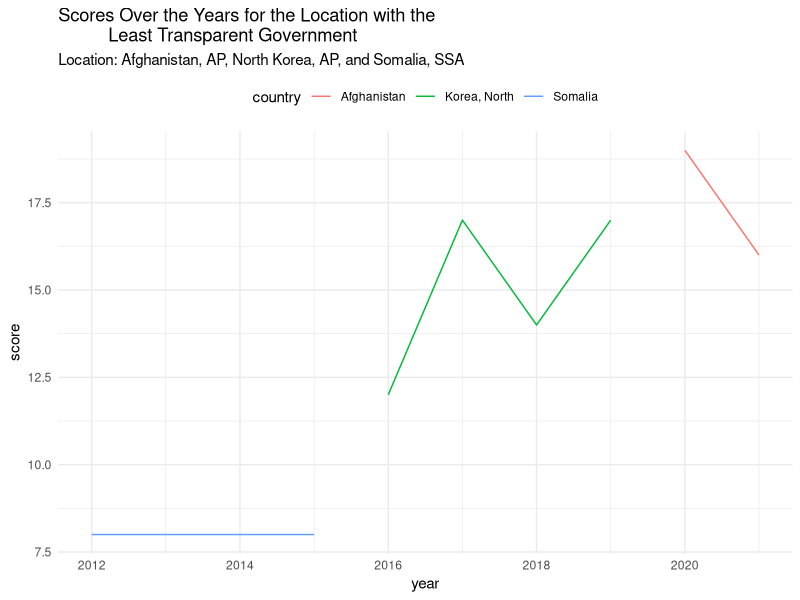

Source code (R):
library(tidyverse)
#library(ggplot2)

df <- read.csv("../data/transparency_active.csv", 
               header = TRUE, 
               stringsAsFactors = FALSE)
#do this^ for file name
#Session -> set wd -> to source...

#View(df)

df <- df %>%
  mutate(location = paste0(country, ", ", region))
#View(df)

lowest_score_location <-  df %>% 
  filter(score == min(score, na.rm = TRUE)) %>% 
  pull(location)
print(lowest_score_location)

lowest_score_data <- df %>%
  filter(location == lowest_score_location) %>% #error here
  group_by(location)
View(lowest_score_data)

chart_2 <- ggplot(data = lowest_score_data, mapping = aes(x = year, y = score)) + 
  ggtitle("Scores Over the Years for the Location with the 
          Least Transparent Government", 
          subtitle = "Location: Afghanistan, AP, North Korea, AP, and Somalia, SSA")
chart_2 <- chart_2 + geom_line(aes(color = country)) +theme_minimal()+ theme(legend.position = "top")
print(chart_2)


